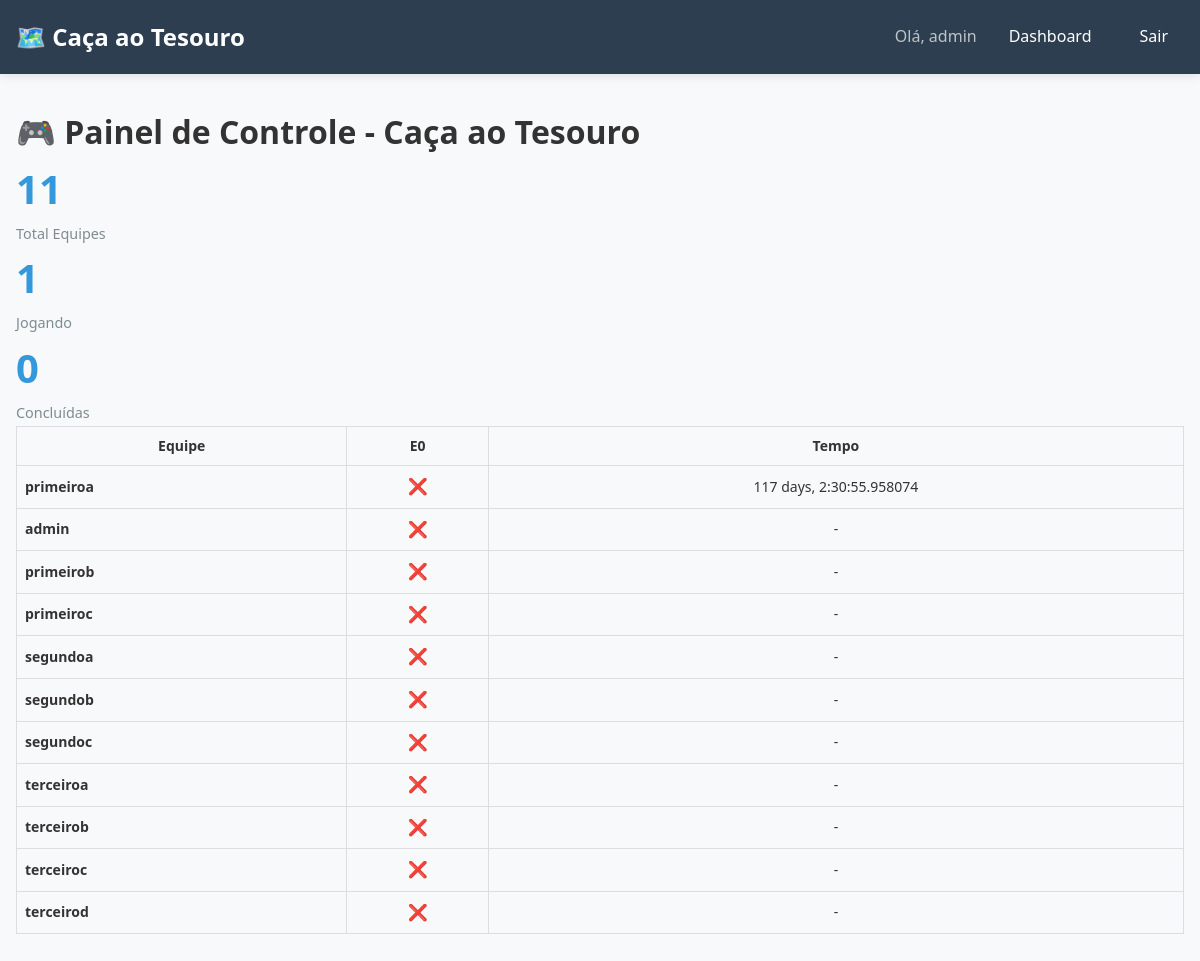
Page /etapas/painel-admin/ (signed in) on the committed database.
### equipes/models.py (models this page shows, shortened)
class Equipe(AbstractUser):
    etapa_atual = models.ForeignKey(
        'etapas.Etapa',
        on_delete=models.SET_NULL,
        null=True,
        blank=True,
        related_name='equipes_na_etapa'
    )
    data_criacao = models.DateTimeField(auto_now_add=True)
    data_inicio_jogo = models.DateTimeField(null=True, blank=True, help_text="Quando a equipe iniciou o jogo")
    data_conclusao_jogo = models.DateTimeField(null=True, blank=True,
                                               help_text="Quando a equipe completou todas etapas")
    total_tentativas_erradas = models.IntegerField(default=0)
    def tempo_total_jogo(self):
        if not self.data_inicio_jogo:
            return None
        fim = self.data_conclusao_jogo or timezone.now()
        return fim - self.data_inicio_jogo
    class Meta:
        verbose_name = 'Equipe'
        verbose_name_plural = 'Equipes'

### etapas/models.py (models this page shows, shortened)
class Etapa(models.Model):
    TIPO_INDIVIDUAL = 'individual'
    TIPO_DUPLA = 'dupla'
    TIPO_TRIO = 'trio'
    TIPO_GRUPO = 'grupo'
    TIPOS_ETAPA = [
        (TIPO_INDIVIDUAL, 'Individual'),
        (TIPO_DUPLA, 'Dupla (2 dispositivos)'),
        (TIPO_TRIO, 'Trio (3 dispositivos)'),
        (TIPO_GRUPO, 'Grupo (todos os dispositivos)'),
    ]
    nome = models.CharField(max_length=100)
    ordem = models.IntegerField(unique=True, help_text="Ordem da etapa (0 a 12, sendo 0 o tema zero)")
    tipo = models.CharField(max_length=20, choices=TIPOS_ETAPA, default=TIPO_INDIVIDUAL)
    pista = models.TextField(help_text="Texto ou descrição da pista")
    imagem = models.ImageField(upload_to='etapas/', blank=True, null=True)
    resposta_correta = models.CharField(max_length=200, blank=True,
                                        help_text="Resposta esperada (deixe vazio se for apenas QR code)")
    qrcode_token = models.UUIDField(default=uuid.uuid4, unique=True, editable=False)
    qrcode_imagem = models.ImageField(upload_to='qrcodes/', blank=True, null=True)
    requer_tempo_minimo = models.BooleanField(default=False, help_text="Etapa só pode ser completada após tempo mínimo")
    tempo_minimo_segundos = models.IntegerField(default=0, help_text="Tempo mínimo em segundos desde início da etapa")
    etapa_anterior = models.OneToOneField(
        'self',
        on_delete=models.SET_NULL,
        null=True,
        blank=True,
        related_name='proxima_etapa_rel'
    )
    ativa = models.BooleanField(default=True, help_text="Se está ativa no jogo")
    data_criacao = models.DateTimeField(auto_now_add=True)
    class Meta:
        verbose_name = 'Etapa'
        verbose_name_plural = 'Etapas'
        ordering = ['ordem']

### etapas/views.py (the view)
# urls.py: path('painel-admin/', views.painel_admin, name='painel_admin'),
@staff_member_required
def painel_admin(request):
    equipes = Equipe.objects.all().order_by('-data_inicio_jogo')
    etapas = Etapa.objects.filter(ativa=True).order_by('ordem')
    total_equipes = equipes.count()
    equipes_jogando = equipes.filter(data_inicio_jogo__isnull=False, data_conclusao_jogo__isnull=True).count()
    equipes_concluidas = equipes.filter(data_conclusao_jogo__isnull=False).count()
    progresso_matriz = []
    for equipe in equipes:
        etapas_status = []
        for etapa in etapas:
            try:
                progresso = ProgressoEtapa.objects.get(equipe=equipe, etapa=etapa)
                status = {
                    'concluida': progresso.conclusao is not None,
                    'em_andamento': progresso.conclusao is None,
                    'tempo': progresso.tempo_decorrido_segundos() if progresso.conclusao else None
                }
            except ProgressoEtapa.DoesNotExist:
                status = {'concluida': False, 'em_andamento': False, 'tempo': None}
            etapas_status.append(status)
        progresso_matriz.append({
            'equipe': equipe,
            'etapas': etapas_status,
            'tempo_total': equipe.tempo_total_jogo()
        })
    context = {
        'equipes': equipes,
        'etapas': etapas,
        'progresso_matriz': progresso_matriz,
        'total_equipes': total_equipes,
        'equipes_jogando': equipes_jogando,
        'equipes_concluidas': equipes_concluidas,
    }
    return render(request, 'etapas/painel_admin.html', context)

### templates/etapas/painel_admin.html (shortened to what this page needs)
{% extends 'equipes/base.html' %}
{% block content %}
<div class="admin-container">
    <div class="admin-header">
        <h1>🎮 Painel de Controle - Caça ao Tesouro</h1>
        <div class="admin-stats">
            <div class="admin-stat">
                <span class="stat-number">{{ total_equipes }}</span>
                <span class="stat-label">Total Equipes</span>
            </div>
            <div class="admin-stat">
                <span class="stat-number">{{ equipes_jogando }}</span>
                <span class="stat-label">Jogando</span>
            </div>
            <div class="admin-stat">
                <span class="stat-number">{{ equipes_concluidas }}</span>
                <span class="stat-label">Concluídas</span>
            </div>
        </div>
    </div>
    <div class="admin-content">
        <div class="progress-table-container">
            <table class="progress-table">
                <thead>
                    <tr>
                        <th>Equipe</th>
                        {% for etapa in etapas %}
                        <th title="{{ etapa.nome }}">E{{ etapa.ordem }}</th>
                        {% endfor %}
                        <th>Tempo</th>
                    </tr>
                </thead>
                <tbody>
                    {% for linha in progresso_matriz %}
                    <tr>
                        <td class="equipe-name">{{ linha.equipe.username }}</td>
                        {% for status in linha.etapas %}
                        <td class="etapa-status
                            {% if status.em_andamento %}status-andamento{% endif %}">
                            {% if status.concluida %}
                            ✅
                            {% elif status.em_andamento %}
                            🎯
                            {% else %}
                            ❌
                            {% endif %}
                        </td>
                        {% endfor %}
                        <td class="tempo-total">
                            {% if linha.tempo_total %}
                                {{ linha.tempo_total }}
                            {% else %}
                                -
                            {% endif %}
                        </td>
                    </tr>
                    {% endfor %}
                </tbody>
            </table>
        </div>
    </div>
</div>
{% endblock %}

### templates/equipes/base.html (shortened to what this page needs)
<!DOCTYPE html>
<html lang="pt-br">
<head>
    <link rel="stylesheet" href="/static/css/main.css">
    <link rel="stylesheet" href="/static/css/dashboard.css">
    <link rel="stylesheet" href="/static/css/etapa.css">
</head>
<body>
    <nav class="navbar">
        <div class="nav-container">
            <div class="nav-brand">
                🗺️ Caça ao Tesouro
            </div>
            <div class="nav-links">
                {% if user.is_authenticated %}
                    <span class="nav-user">Olá, {{ user.username }}</span>
                    <a href="{% url 'dashboard' %}" class="nav-link">Dashboard</a>
                    <a href="{% url 'logout' %}" class="nav-link">Sair</a>
                {% else %}
                    <a href="{% url 'login' %}" class="nav-link">Login</a>
                {% endif %}
            </div>
        </div>
    </nav>
    <main class="main-content">
        {% block content %}
        {% endblock %}
    </main>
</body>
</html>

### static/css/main.css (style rules this page uses)
:root { --primary-color: #3498db; --secondary-color: #2ecc71; --danger-color: #e74c3c; --warning-color: #f39c12; --dark-color: #2c3e50; --light-color: #ecf0f1; --text-color: #333; --border-radius: 8px; --box-shadow: 0 2px 10px rgba(0,0,0,0.1); }
* { margin: 0; padding: 0; box-sizing: border-box; }
body { font-family: 'Segoe UI', Tahoma, Geneva, Verdana, sans-serif; line-height: 1.6; color: var(--text-color); background-color: #f8f9fa; }
.navbar { background: var(--dark-color); color: white; padding: 1rem 0; box-shadow: var(--box-shadow); }
.nav-container { max-width: 1200px; margin: 0 auto; display: flex; justify-content: space-between; align-items: center; padding: 0 1rem; }
.nav-brand { font-size: 1.5rem; font-weight: bold; }
.nav-links { display: flex; gap: 1rem; align-items: center; }
.nav-link { color: white; text-decoration: none; padding: 0.5rem 1rem; border-radius: var(--border-radius); transition: background-color 0.3s; }
.nav-user { color: #bdc3c7; }
.main-content { max-width: 1200px; margin: 2rem auto; padding: 0 1rem; }

### static/css/dashboard.css (style rules this page uses)
.stat-label { color: #7f8c8d; font-size: 0.9rem; }

### static/css/etapa.css (style rules this page uses)
.stat-number { display: block; font-size: 2.5rem; font-weight: bold; color: var(--primary-color); }
.stat-label { color: #7f8c8d; font-size: 0.9rem; }

### templates/etapas/painel_admin.html (style rules this page uses)
.progress-table { width: 100%; border-collapse: collapse; font-size: 14px; }
.progress-table th, .progress-table td { padding: 8px; text-align: center; border: 1px solid #ddd; }
.etapa-status { font-size: 16px; }
.equipe-name { font-weight: bold; text-align: left !important; }

### rows in the picture
Equipe: username "admin", equipe.username "admin"
Etapa: ordem "0"
Equipe: equipe.username "primeiroa", tempo_total "117 days, 2:30:55.958074"
Equipe: equipe.username "primeirob"
Equipe: equipe.username "primeiroc"
Equipe: equipe.username "segundoa"
Equipe: equipe.username "segundob"
Equipe: equipe.username "segundoc"
Equipe: equipe.username "terceiroa"
Equipe: equipe.username "terceirob"
Equipe: equipe.username "terceiroc"
Equipe: equipe.username "terceirod"

### other values in the picture
{{ total_equipes }} "11"
{{ equipes_jogando }} "1"
{{ equipes_concluidas }} "0"
